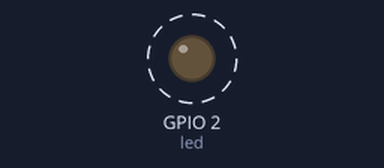
Bench run of a program on a simulated ESP8266 board running MicroPython. Parts: output pins drawn as LEDs (lit = HIGH, except the on-board LED, lit = LOW). Dashed ring = blinking.

Above: at 0.5 s.
Timing chart, 0 to 4.6 s (numbered marks = the images above):
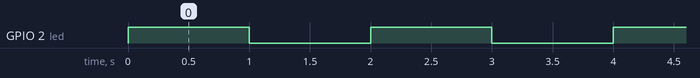

Measured:
- by itself, GPIO 2 (led): alternates HIGH for 1.0 s and LOW for 1.0 s

The program:

built_in_led_cycle.py
```python
# This file is executed on every boot (including wake-boot from deepsleep)
#import esp
#esp.osdebug(None)
import os, machine
#os.dupterm(None, 1) # disable REPL on UART(0)
import gc
#import webrepl
#webrepl.start()
gc.collect()

import machine
import time


led = machine.Pin(2, machine.Pin.OUT) # GPIO 2

# Main loop
while True:
    led.on()
    time.sleep(1)
    led.off()
    time.sleep(1)
```
